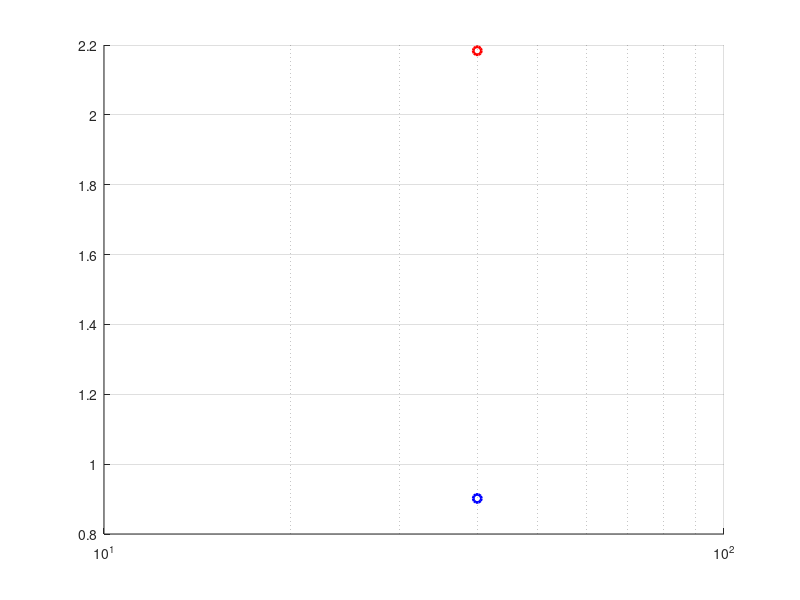
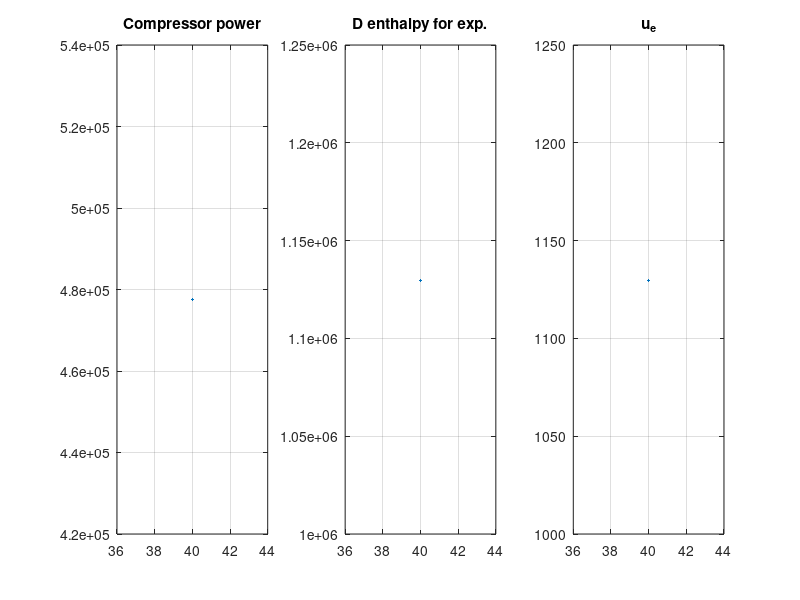

These charts were generated, in order, by the following MATLAB code:
%
%
%

clear all ; clc ; close all

%> Gas constants 
R = 287.0   ; % J/kg K
gamma = 1.4 ;

%> Flight velocity and ambient TD state
u = 250.0 ;  Pa =  26500 ;  Ta = 223.25 ;
rhoa = Pa / ( R * Ta ) ;
cv = R / ( gamma - 1.0 ) ;
cp = gamma * cv ;
ca = sqrt( gamma * R * Ta );
M = u / ca ;
hta = u^2/2 + cp * Ta ;

A2 = 1.0 ; % m^2

%> Fuel heating value
qr = 46.0e+6 ; % [J/K]

% p ratio vector
pratio = [ 40.0 ] ;
nratio = length(pratio) ;
Tm_v   = zeros(size(pratio));
tsfc_v = zeros(size(pratio));
temp04 = [ 1600 ] ;
ntemp04 = length(temp04) ;

Pcomp_m = zeros(length(pratio), length(temp04)) ;
hexp_m  = zeros(length(pratio), length(temp04)) ;
ue_m    = zeros(length(pratio), length(temp04)) ;

figure ; hold on

for j = 1 : ntemp04
for i = 1 : nratio

  %> Compressor p ration and turbine inlet T
  % P03_P02 = 20.0 ;   % Compressor pressure ratio
  % T04     = 1500.0 ; % Inlet turbine temperature [K]
  P03_P02 = pratio(i) ;   % Compressor pressure ratio
  T04     = temp04(j) ;
  P04_P03 =  1.0 ;   % Burner pressure ratio
  
  %> Efficiencies and specific heat ratio
  eta_d = 1.00 ;  gam_d = 1.40 ;
  eta_c = 1.00 ;  gam_c = 1.40 ;
  eta_b = 1.00 ;  gam_b = 1.40 ;
  eta_t = 1.00 ;  gam_t = 1.40 ;
  eta_n = 1.00 ;  gam_n = 1.40 ;

  %> a. -> 2. Diffuser
  P2_Pa = 1.5 ;
  P2 = P2_Pa * Pa ;
  rho2 = ( P2_Pa )^(1.0/gam_d) * rhoa ;
  T2 = P2 / ( R * rho2 ) ;
  ht2 = hta ;
  h2 = cp * T2 ;
  V2 = sqrt( 2*( ht2 - h2 ) ) ;
  mdot2 = rho2 * A2 * V2 ;

  %> 2. Total TD state at the compressor inlet
  T02 = Ta * ( 1.0 + 0.5*( gamma-1.0 )*M^2 ) ; 
  P02 = Pa * ( 1.0 + eta_d * ( T02/Ta - 1.0 ) ) ^ ( gam_d / ( gam_d - 1.0 ) ) ; 
  
  % 2. -> 3. Compressor
  %> 3.
  P03 = P03_P02 * P02 ;
  T03 = T02 * ( 1.0 + ( P03_P02^((gam_c-1)/gam_c) - 1.0 ) / eta_c ) ;
  
  % 3. -> 4. Combustor
  f = ( T04/T03 - 1.0 ) / ( qr/(cp*T03) - T04/T03 ) ;
  P04 = P04_P03 * P03 ;
  
  % 4. -> 5. Turbine
  T05 = T04 - ( T03 - T02 ) ;
  P05 = P04 * ( 1.0 + ( T05/T04 - 1.0 )/eta_t ) ^ ( gam_t / ( gam_t - 1.0 ) ) ;
  
  % 5. -> 6. Nozzle
  T06 = T05 ;
  ue = sqrt( 2.0 * eta_n * gam_n / ( gam_n - 1.0 ) * R * T06 * ...
             ( 1.0 - ( Pa / P05 )^( (gam_n-1)/gam_n ) ) ) ;
  
  Tm   = ( 1.0 + f ) * ue - u ;
  tsfc = f / Tm ;

  % Save results
  Tm_v(  i) = Tm ;
  tsfc_v(i) = tsfc ;
  
  Pcomp = cp * ( T03 - T02 ) ;
  Pcomp_m(i,j) = Pcomp ; 
  hexp_m( i,j) = cp * T06 ;
  ue_m(   i,j) = ue ;

end

semilogx(pratio,Tm_v/1000 ,'b-o','LineWidth',2)
semilogx(pratio,tsfc_v*10e4,'r-o','LineWidth',2)

end

hold off, grid on


figure('Position',[ 50 50 1200 500])
subplot(1,3,1), plot(pratio, Pcomp_m ), grid on, title('Compressor power') 
subplot(1,3,2), plot(pratio,  hexp_m ), grid on, title('D enthalpy for exp.')
subplot(1,3,3), plot(pratio,    ue_m ), grid on, title('u_e')
